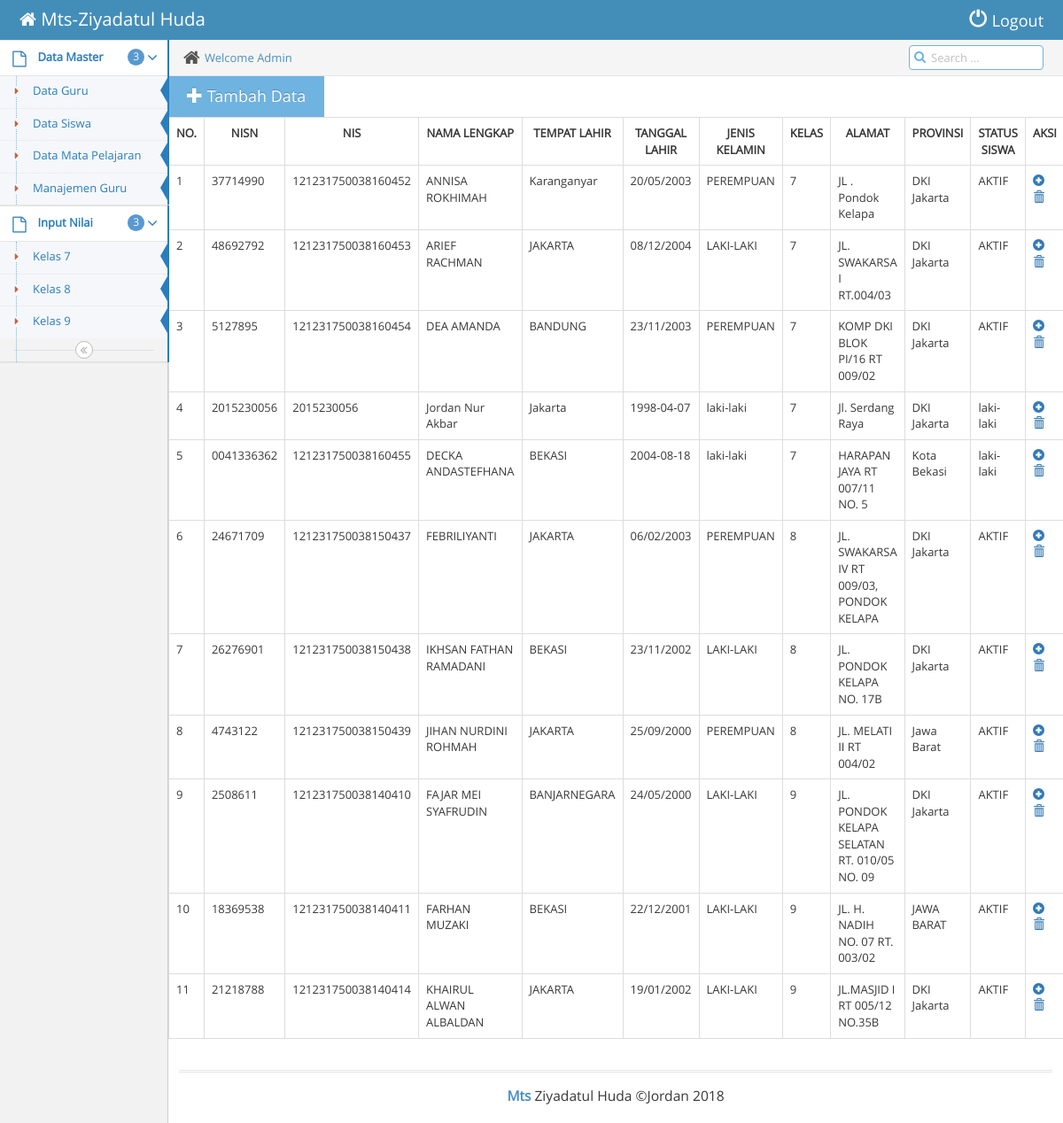
The app's page /admin/index.php?page=siswa with its own data.
### tables this page shows
CREATE TABLE `siswa` (
  `id` int(5) NOT NULL,
  `nisn` varchar(10) NOT NULL,
  `nis` varchar(20) NOT NULL,
  `nama_siswa` varchar(50) NOT NULL,
  `tempat_lahir` varchar(50) NOT NULL,
  `tanggal_lahir` varchar(50) NOT NULL,
  `jenis_kelamin` varchar(20) NOT NULL,
  `kelas` int(2) NOT NULL,
  `alamat` text NOT NULL,
  `provinsi` varchar(50) NOT NULL,
  `status_siswa` varchar(10) NOT NULL
);

### admin/siswa.php (the view)
<?php
 include "../action/koneksi.php";
 ?>
 <a href="../admin/tambah_siswa.php?page=tambah_siswa" class="btn btn-info btn-lg">
          			<span class="glyphicon glyphicon-plus"></span> Tambah Data
          		</a>
 <div class="table-responsive">
 		<table class="table table-bordered" id="" width="100%" cellspacing="0">
 	<tr>
					<th><center>NO.</th>
					<th><center>NISN</th>
					<th><center>NIS</th>
					<th><center>NAMA LENGKAP</th>
					<th><center>TEMPAT LAHIR</th>
					<th><center>TANGGAL LAHIR</th>
					<th><center>JENIS KELAMIN</th>
					<th><center>KELAS</th>
					<th><center>ALAMAT</th>
					<th><center>PROVINSI</th>
					<th><center>STATUS SISWA</th>
					<th><center>AKSI</th>
	</tr>
	<?php $urut = (isset($_GET['urut']) ? strtolower($_GET['urut']) : NULL);  ?>
				<?php
				if($urut){
					$sql = mysqli_query($koneksi, "SELECT * FROM siswa ORDER BY kelas ASC");
				}else{
					$sql = mysqli_query($koneksi, "SELECT * FROM siswa ORDER BY kelas ASC");
				}
				if(mysqli_num_rows($sql) == 0){
					echo '<tr><td colspan="8">Tidak ada data.</td></tr>';
				}else{
					$no = 1;
					while($row = mysqli_fetch_assoc($sql)){
						echo '
						<tr>
							<td>'.$no.'</td>
							<td>'.$row['nisn'].'</td>
							<td>'.$row['nis'].'</td>
							<td>'.$row['nama_siswa'].'</td>
							<td>'.$row['tempat_lahir'].'</td>
							<td>'.$row['tanggal_lahir'].'</td>
							<td>'.$row['jenis_kelamin'].'</td>
							<td>'.$row['kelas'].'</td>
							<td>'.$row['alamat'].'</td>
							<td>'.$row['provinsi'].'</td>
							<td>'.$row['status_siswa'].'</td>
							<td>
								<a href="../action/input_nilai.php?id='.$row['id'].'" title="Input Nilai"><span class="glyphicon glyphicon-plus-sign"></span></a>
								<a href="../action/hapus_siswa.php?aksi=delete&nisn='.$row['nisn'].'" title="Hapus Data" onclick="return confirm(\'Yakin?\')"><span class="glyphicon glyphicon-trash" aria-hidden="true"></span></a>
							</td>
							<td>';
						echo '
							</td>
						</tr>
						';
						$no++;
					}
				}
				?>
		</table>
</div>

### records on screen
siswa: nisn "37714990", nis "121231750038160452", nama_siswa "ANNISA ROKHIMAH", tempat_lahir "Karanganyar", tanggal_lahir "20/05/2003", jenis_kelamin "PEREMPUAN", kelas "7", alamat "JL . Pondok Kelapa", provinsi "DKI Jakarta", status_siswa "AKTIF"
siswa: nisn "48692792", nis "121231750038160453", nama_siswa "ARIEF RACHMAN", tempat_lahir "JAKARTA", tanggal_lahir "08/12/2004", jenis_kelamin "LAKI-LAKI", kelas "7", alamat "JL. SWAKARSA I RT.004/03", provinsi "DKI Jakarta", status_siswa "AKTIF"
siswa: nisn "5127895", nis "121231750038160454", nama_siswa "DEA AMANDA", tempat_lahir "BANDUNG", tanggal_lahir "23/11/2003", jenis_kelamin "PEREMPUAN", kelas "7", alamat "KOMP DKI BLOK PI/16 RT 009/02", provinsi "DKI Jakarta", status_siswa "AKTIF"
siswa: nisn "2015230056", nis "2015230056", nama_siswa "Jordan Nur Akbar", tempat_lahir "Jakarta", tanggal_lahir "1998-04-07", jenis_kelamin "laki-laki", kelas "7", alamat "Jl. Serdang Raya", provinsi "DKI Jakarta", status_siswa "laki-laki"
siswa: nisn "0041336362", nis "121231750038160455", nama_siswa "DECKA ANDASTEFHANA", tempat_lahir "BEKASI", tanggal_lahir "2004-08-18", jenis_kelamin "laki-laki", kelas "7", alamat "HARAPAN JAYA RT 007/11 NO. 5", provinsi "Kota Bekasi", status_siswa "laki-laki"
siswa: nisn "24671709", nis "121231750038150437", nama_siswa "FEBRILIYANTI", tempat_lahir "JAKARTA", tanggal_lahir "06/02/2003", jenis_kelamin "PEREMPUAN", kelas "8", alamat "JL. SWAKARSA IV RT 009/03, PONDOK KELAPA", provinsi "DKI Jakarta", status_siswa "AKTIF"
siswa: nisn "26276901", nis "121231750038150438", nama_siswa "IKHSAN FATHAN RAMADANI", tempat_lahir "BEKASI", tanggal_lahir "23/11/2002", jenis_kelamin "LAKI-LAKI", kelas "8", alamat "JL. PONDOK KELAPA NO. 17B", provinsi "DKI Jakarta", status_siswa "AKTIF"
siswa: nisn "4743122", nis "121231750038150439", nama_siswa "JIHAN NURDINI ROHMAH", tempat_lahir "JAKARTA", tanggal_lahir "25/09/2000", jenis_kelamin "PEREMPUAN", kelas "8", alamat "JL. MELATI II RT 004/02", provinsi "Jawa Barat", status_siswa "AKTIF"
siswa: nisn "2508611", nis "121231750038140410", nama_siswa "FAJAR MEI SYAFRUDIN", tempat_lahir "BANJARNEGARA", tanggal_lahir "24/05/2000", jenis_kelamin "LAKI-LAKI", kelas "9", alamat "JL. PONDOK KELAPA SELATAN RT. 010/05 NO. 09", provinsi "DKI Jakarta", status_siswa "AKTIF"
siswa: nisn "18369538", nis "121231750038140411", nama_siswa "FARHAN MUZAKI", tempat_lahir "BEKASI", tanggal_lahir "22/12/2001", jenis_kelamin "LAKI-LAKI", kelas "9", alamat "JL. H. NADIH NO. 07 RT. 003/02", provinsi "JAWA BARAT", status_siswa "AKTIF"
siswa: nisn "21218788", nis "121231750038140414", nama_siswa "KHAIRUL ALWAN ALBALDAN", tempat_lahir "JAKARTA", tanggal_lahir "19/01/2002", jenis_kelamin "LAKI-LAKI", kelas "9", alamat "JL.MASJID I RT 005/12 NO.35B", provinsi "DKI Jakarta", status_siswa "AKTIF"
